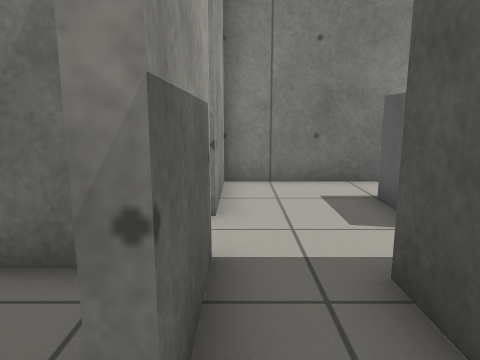
[1] (above)

12 first-person views from a walk through a world built for the Gazebo simulator. The camera is 0.78 m above the floor, tilts 10° down and sees 70° across. The floor is counted in squares, 0.5 m on a side. Each view is taken from the middle of a square. On the plan, view 1 faces up. The plan holds only what a view shows up to about 16 squares ahead; the rest is blank.

[2]
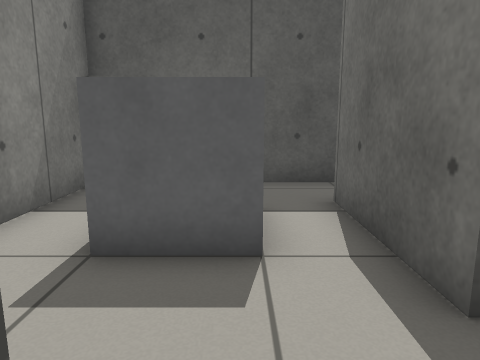

[3]
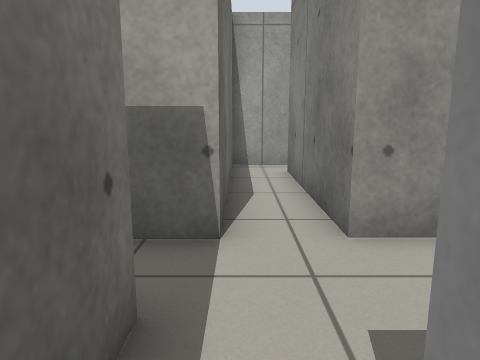

[4]
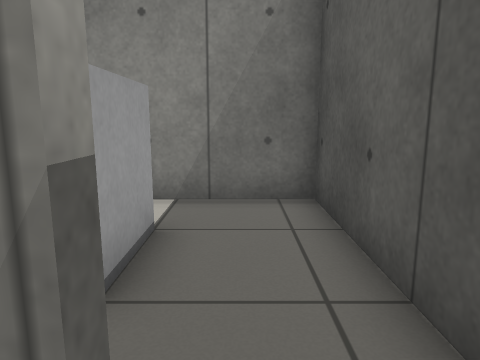

[5]
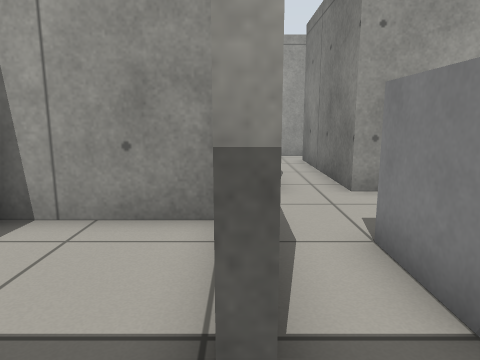

[6]
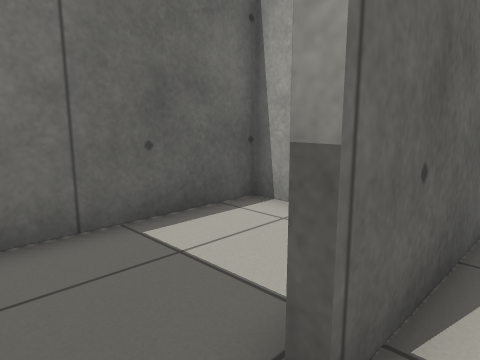

[7]
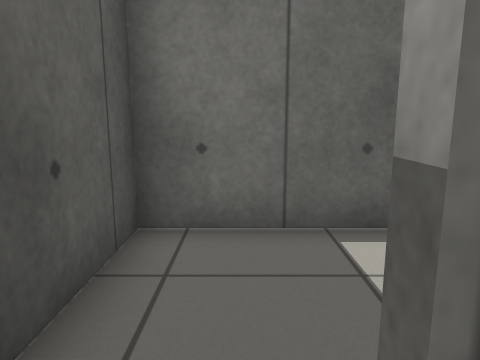

[8]
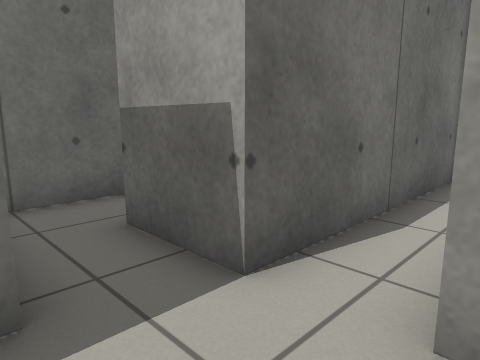

[9]
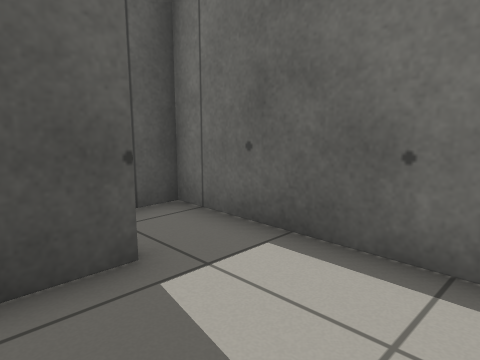

[10]
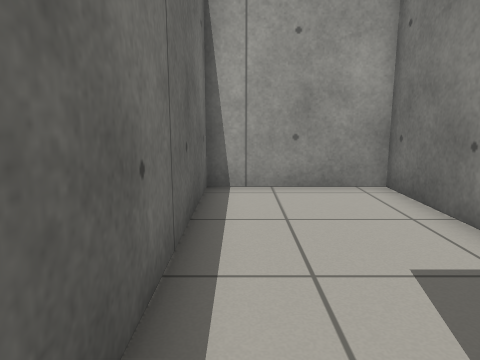

[11]
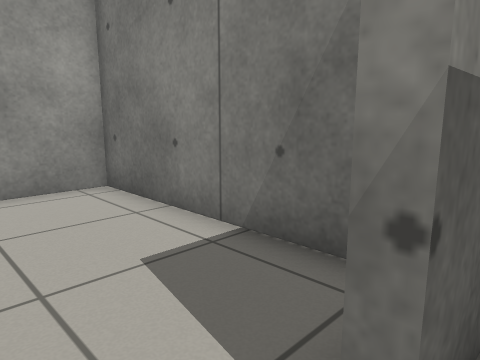

[12]
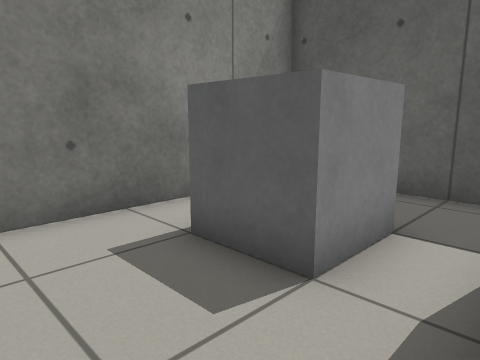

### Floor plan
Points are (right, up) in squares from view 1. A wall is a line through its corners. A room is listed if a view was taken in it or the views show most of it. See-through windows are left out.
Room 1 (views 1, 10, 11)
walls: (-0.5, -0.8) (1.5, -0.8) (1.5, 0.1)
ways out: opening at (0, 2.5) to room 2; opening at (-1, 0.5) to room 4
Room 2 (views 2, 3, 5, 6, 7, 8, 12)
walls: (1.5, 1.9) (1.5, 3.2) (5.5, 3.2); (7.5, 2.4) (7.5, 8.6) (-0.3, 8.6) (-0.3, 5.5) (-6.5, 5.5); (-7.9, 5.8) (-7.9, 3.7) (-0.3, 3.7) (-0.3, 1.1)
ways out: opening at (0, 2.5) to room 1; opening at (6.5, 3) to room 3
objects: grey box (3, 5) to (4, 6)
Room 3 (view 4)
walls: (1.8, 2.6) (1.8, -0.8) (7.5, -0.8) (7.5, 2.4)
ways out: opening at (6.5, 3) to room 2
Room 4 (view 9)
walls: (-1.6, 3.4) (-7.9, 3.4) (-7.9, -0.8) (-0.5, -0.8); (-0.6, 1.1) (-0.6, 2.6)
ways out: opening at (-1, 0.5) to room 1

Positions as (right, up) in squares from view 1, and headings:
1: (0, 0), facing up
2: (-1, 5), facing right
3: (4, 4), facing left
4: (6, 2), facing up
5: (7, 3), facing left
6: (7, 4), facing down-left
7: (6, 4), facing down
8: (2, 6), facing down-left
9: (-4, 3), facing down-right
10: (0, 0), facing left
11: (0, 0), facing up-left
12: (0, 3), facing up-right
